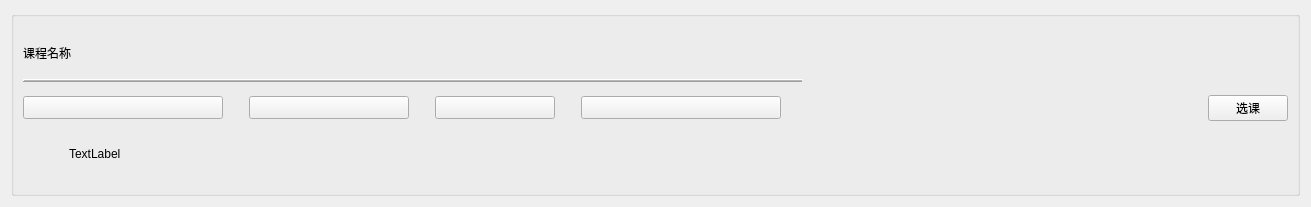
<?xml version="1.0" encoding="UTF-8"?>
<ui version="4.0">
 <class>CourseForm</class>
 <widget class="QWidget" name="CourseForm">
  <property name="geometry">
   <rect>
    <x>0</x>
    <y>0</y>
    <width>1311</width>
    <height>207</height>
   </rect>
  </property>
  <property name="windowTitle">
   <string>Form</string>
  </property>
  <layout class="QGridLayout" name="gridLayout_2">
   <item row="0" column="0">
    <widget class="QGroupBox" name="groupBox">
     <property name="minimumSize">
      <size>
       <width>950</width>
       <height>180</height>
      </size>
     </property>
     <property name="maximumSize">
      <size>
       <width>16777215</width>
       <height>200</height>
      </size>
     </property>
     <property name="title">
      <string/>
     </property>
     <property name="flat">
      <bool>true</bool>
     </property>
     <layout class="QGridLayout" name="gridLayout">
      <item row="1" column="0" colspan="2">
       <layout class="QHBoxLayout" name="horizontalLayout">
        <item>
         <widget class="QToolButton" name="tlbDepart">
          <property name="minimumSize">
           <size>
            <width>200</width>
            <height>0</height>
           </size>
          </property>
          <property name="text">
           <string/>
          </property>
          <property name="icon">
           <iconset resource="image.qrc">
            <normaloff>:/Image/my photos/depart.png</normaloff>:/Image/my photos/depart.png</iconset>
          </property>
          <property name="toolButtonStyle">
           <enum>Qt::ToolButtonTextBesideIcon</enum>
          </property>
         </widget>
        </item>
        <item>
         <spacer name="horizontalSpacer">
          <property name="orientation">
           <enum>Qt::Horizontal</enum>
          </property>
          <property name="sizeType">
           <enum>QSizePolicy::Fixed</enum>
          </property>
          <property name="sizeHint" stdset="0">
           <size>
            <width>20</width>
            <height>20</height>
           </size>
          </property>
         </spacer>
        </item>
        <item>
         <widget class="QToolButton" name="tlbScore">
          <property name="minimumSize">
           <size>
            <width>160</width>
            <height>0</height>
           </size>
          </property>
          <property name="maximumSize">
           <size>
            <width>16777215</width>
            <height>16777215</height>
           </size>
          </property>
          <property name="text">
           <string/>
          </property>
          <property name="icon">
           <iconset resource="image.qrc">
            <normaloff>:/Image/my photos/setting.png</normaloff>:/Image/my photos/setting.png</iconset>
          </property>
          <property name="toolButtonStyle">
           <enum>Qt::ToolButtonTextBesideIcon</enum>
          </property>
         </widget>
        </item>
        <item>
         <spacer name="horizontalSpacer_2">
          <property name="orientation">
           <enum>Qt::Horizontal</enum>
          </property>
          <property name="sizeType">
           <enum>QSizePolicy::Fixed</enum>
          </property>
          <property name="sizeHint" stdset="0">
           <size>
            <width>20</width>
            <height>20</height>
           </size>
          </property>
         </spacer>
        </item>
        <item>
         <widget class="QToolButton" name="tlbType">
          <property name="minimumSize">
           <size>
            <width>120</width>
            <height>0</height>
           </size>
          </property>
          <property name="text">
           <string/>
          </property>
          <property name="icon">
           <iconset resource="image.qrc">
            <normaloff>:/Image/my photos/book.png</normaloff>:/Image/my photos/book.png</iconset>
          </property>
          <property name="toolButtonStyle">
           <enum>Qt::ToolButtonTextBesideIcon</enum>
          </property>
         </widget>
        </item>
        <item>
         <spacer name="horizontalSpacer_3">
          <property name="orientation">
           <enum>Qt::Horizontal</enum>
          </property>
          <property name="sizeType">
           <enum>QSizePolicy::Fixed</enum>
          </property>
          <property name="sizeHint" stdset="0">
           <size>
            <width>20</width>
            <height>20</height>
           </size>
          </property>
         </spacer>
        </item>
        <item>
         <widget class="QToolButton" name="tlbFinalDate">
          <property name="minimumSize">
           <size>
            <width>200</width>
            <height>0</height>
           </size>
          </property>
          <property name="styleSheet">
           <string notr="true"/>
          </property>
          <property name="text">
           <string/>
          </property>
          <property name="icon">
           <iconset resource="image.qrc">
            <normaloff>:/Image/my photos/setting.png</normaloff>:/Image/my photos/setting.png</iconset>
          </property>
          <property name="toolButtonStyle">
           <enum>Qt::ToolButtonTextBesideIcon</enum>
          </property>
         </widget>
        </item>
        <item>
         <spacer name="horizontalSpacer_4">
          <property name="orientation">
           <enum>Qt::Horizontal</enum>
          </property>
          <property name="sizeHint" stdset="0">
           <size>
            <width>40</width>
            <height>20</height>
           </size>
          </property>
         </spacer>
        </item>
       </layout>
      </item>
      <item row="1" column="2">
       <spacer name="horizontalSpacer_5">
        <property name="orientation">
         <enum>Qt::Horizontal</enum>
        </property>
        <property name="sizeType">
         <enum>QSizePolicy::Fixed</enum>
        </property>
        <property name="sizeHint" stdset="0">
         <size>
          <width>130</width>
          <height>20</height>
         </size>
        </property>
       </spacer>
      </item>
      <item row="0" column="0" colspan="2">
       <layout class="QVBoxLayout" name="verticalLayout">
        <item>
         <widget class="QLabel" name="labCourseName">
          <property name="minimumSize">
           <size>
            <width>0</width>
            <height>40</height>
           </size>
          </property>
          <property name="maximumSize">
           <size>
            <width>16777215</width>
            <height>40</height>
           </size>
          </property>
          <property name="sizeIncrement">
           <size>
            <width>0</width>
            <height>0</height>
           </size>
          </property>
          <property name="styleSheet">
           <string notr="true">font: 20pt &quot;Agency FB&quot;;
</string>
          </property>
          <property name="frameShape">
           <enum>QFrame::NoFrame</enum>
          </property>
          <property name="frameShadow">
           <enum>QFrame::Plain</enum>
          </property>
          <property name="text">
           <string>课程名称</string>
          </property>
         </widget>
        </item>
        <item>
         <widget class="Line" name="line">
          <property name="maximumSize">
           <size>
            <width>780</width>
            <height>16777215</height>
           </size>
          </property>
          <property name="frameShadow">
           <enum>QFrame::Raised</enum>
          </property>
          <property name="lineWidth">
           <number>1</number>
          </property>
          <property name="midLineWidth">
           <number>1</number>
          </property>
          <property name="orientation">
           <enum>Qt::Horizontal</enum>
          </property>
         </widget>
        </item>
       </layout>
      </item>
      <item row="1" column="3">
       <widget class="QPushButton" name="pbtYes">
        <property name="minimumSize">
         <size>
          <width>60</width>
          <height>0</height>
         </size>
        </property>
        <property name="maximumSize">
         <size>
          <width>80</width>
          <height>16777215</height>
         </size>
        </property>
        <property name="text">
         <string>选课</string>
        </property>
       </widget>
      </item>
      <item row="2" column="0">
       <widget class="QLabel" name="labPicutre">
        <property name="minimumSize">
         <size>
          <width>40</width>
          <height>40</height>
         </size>
        </property>
        <property name="maximumSize">
         <size>
          <width>40</width>
          <height>40</height>
         </size>
        </property>
        <property name="text">
         <string/>
        </property>
       </widget>
      </item>
      <item row="2" column="1">
       <widget class="QLabel" name="labWork">
        <property name="text">
         <string>TextLabel</string>
        </property>
       </widget>
      </item>
      <item row="2" column="2">
       <widget class="QLabel" name="labNum">
        <property name="text">
         <string/>
        </property>
       </widget>
      </item>
      <item row="0" column="3">
       <widget class="QLabel" name="labStatus">
        <property name="minimumSize">
         <size>
          <width>60</width>
          <height>0</height>
         </size>
        </property>
        <property name="maximumSize">
         <size>
          <width>60</width>
          <height>16777215</height>
         </size>
        </property>
        <property name="styleSheet">
         <string notr="true"/>
        </property>
        <property name="text">
         <string/>
        </property>
       </widget>
      </item>
     </layout>
    </widget>
   </item>
  </layout>
 </widget>
 <resources>
  <include location="image.qrc"/>
 </resources>
 <connections/>
</ui>
